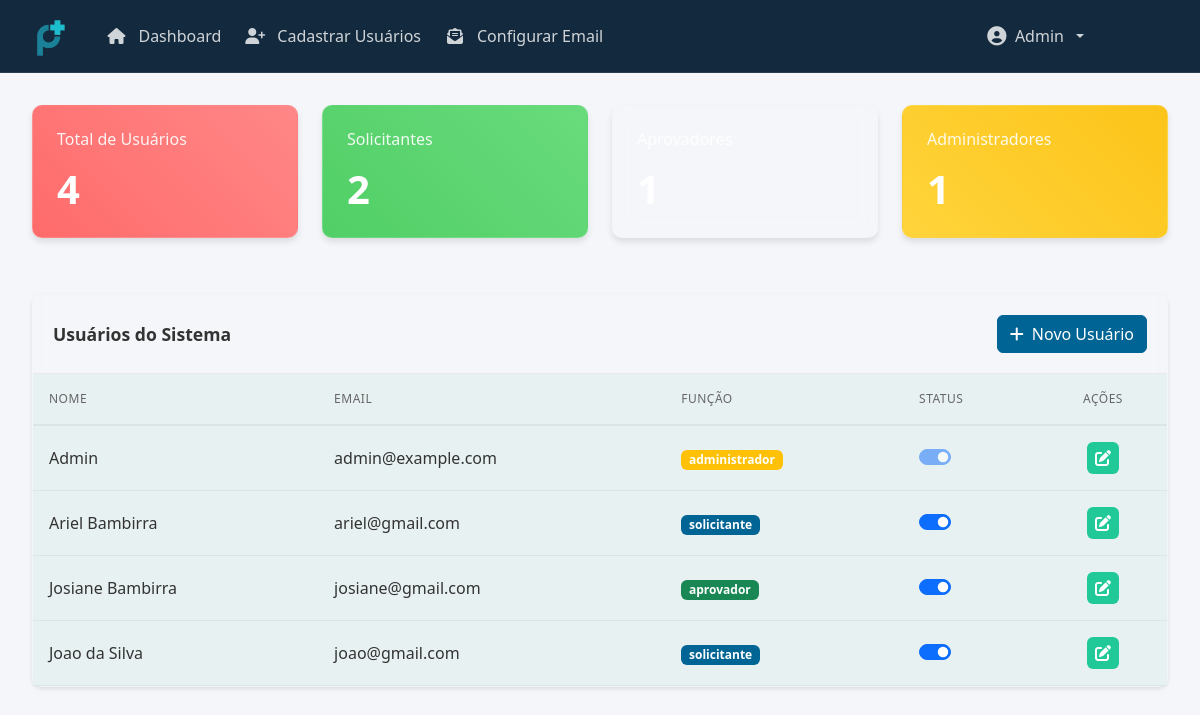
The page /admin_dashboard (signed in) on the database as committed earlier.
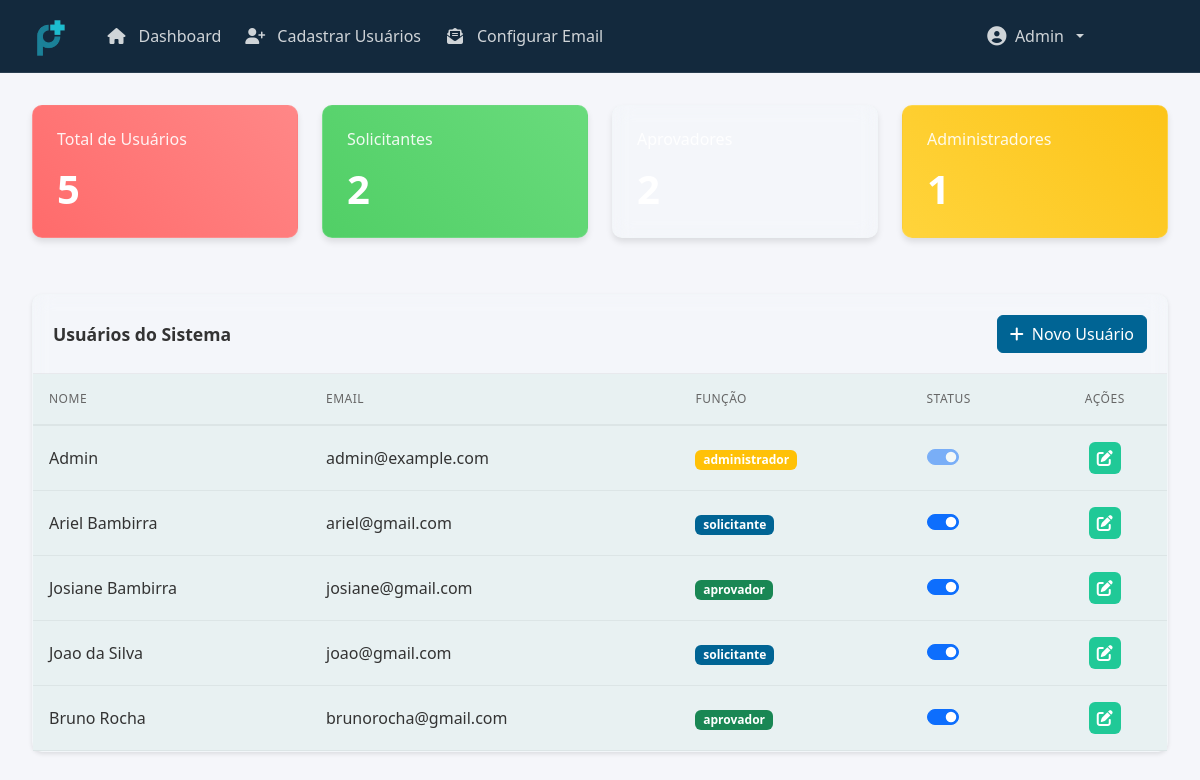
The same page on the database as committed later.
### models.py (models this page shows, shortened)
class User(UserMixin, db.Model):
    id = db.Column(db.Integer, primary_key=True)
    name = db.Column(db.String(100), nullable=False)
    email = db.Column(db.String(120), unique=True, nullable=False)
    password = db.Column(db.String(200), nullable=False)
    contact = db.Column(db.String(20))
    role = db.Column(db.String(20), nullable=False)  # 'administrador', 'aprovador', 'solicitante'
    is_active = db.Column(db.Boolean, default=True)
    budgets_requested = db.relationship('Budget', backref='solicitante', lazy=True, foreign_keys='Budget.solicitante_id')
    budgets_approved = db.relationship('Budget', backref='aprovador', lazy=True, foreign_keys='Budget.aprovador_id')

### routes.py (the view)
@app.route('/admin_dashboard')
@login_required
def admin_dashboard():
    if current_user.role != 'administrador':
        flash('Acesso negado. Você não tem permissão para acessar esta página.', 'danger')
        return redirect(url_for('dashboard'))
    users = User.query.all()
    total_users = len(users)
    solicitantes = sum(1 for u in users if u.role == 'solicitante')
    aprovadores = sum(1 for u in users if u.role == 'aprovador')
    administradores = sum(1 for u in users if u.role == 'administrador')
    budgets = Budget.query.all()
    user_pendente = sum(1 for b in budgets if b.solicitante_id == current_user.id and b.status == 'pendente')
    user_aprovado = sum(1 for b in budgets if b.solicitante_id == current_user.id and b.status == 'aprovado')
    user_rejeitado = sum(1 for b in budgets if b.solicitante_id == current_user.id and b.status == 'rejeitado')
    return render_template('admin_dashboard.html',
                         budgets=budgets,
                         users=users,
                         total_users=total_users,
                         solicitantes=solicitantes,
                         aprovadores=aprovadores,
                         administradores=administradores,
                         user_pendente=user_pendente,
                         user_aprovado=user_aprovado,
                         user_rejeitado=user_rejeitado)

### app.py (called while the page is built)
def create_app():
    app = Flask(__name__)
    app.config.from_object(Config)
    if not os.path.exists(app.config['UPLOAD_FOLDER']):
        os.makedirs(app.config['UPLOAD_FOLDER'])
    db.init_app(app)
    login_manager.init_app(app)
    mail.init_app(app)
    migrate.init_app(app, db)
    csrf.init_app(app)
    login_manager.login_view = 'login'
    @login_manager.user_loader
    def load_user(user_id):
        from models import User
        return User.query.get(int(user_id))
    return app

### templates/admin_dashboard.html (shortened to what this page needs)
{% extends "base.html" %}
{% block content %}
<div class="dashboard-wrapper">
    <div class="container-fluid main-container">
        <div class="row g-4 section-gap">
            <div class="col-md-3">
                <div class="card status-card pending">
                    <div class="card-body">
                        <h6 class="card-title">Total de Usuários</h6>
                        <h2 class="display-4">{{ total_users }}</h2>
                    </div>
                </div>
            </div>
            <div class="col-md-3">
                <div class="card status-card approved">
                    <div class="card-body">
                        <h6 class="card-title">Solicitantes</h6>
                        <h2 class="display-4">{{ solicitantes }}</h2>
                    </div>
                </div>
            </div>
            <div class="col-md-3">
                <div class="card status-card info">
                    <div class="card-body">
                        <h6 class="card-title">Aprovadores</h6>
                        <h2 class="display-4">{{ aprovadores }}</h2>
                    </div>
                </div>
            </div>
            <div class="col-md-3">
                <div class="card status-card warning">
                    <div class="card-body">
                        <h6 class="card-title">Administradores</h6>
                        <h2 class="display-4">{{ administradores }}</h2>
                    </div>
                </div>
            </div>
        </div>
        <div class="row mt-4">
            <div class="col-12">
                <div class="card">
                    <div class="card-header d-flex justify-content-between align-items-center">
                        <h5 class="mb-0">Usuários do Sistema</h5>
                        <a href="{{ url_for('register') }}" class="btn btn-primary">
                            <i class="fas fa-plus me-2"></i>Novo Usuário
                        </a>
                    </div>
                    <div class="card-body p-0">
                        <div class="table-responsive">
                            <table class="table table-hover mb-0">
                                <thead>
                                    <tr>
                                        <th>Nome</th>
                                        <th>Email</th>
                                        <th>Função</th>
                                        <th>Status</th>
                                        <th class="text-center">Ações</th>
                                    </tr>
                                </thead>
                                <tbody>
                                    {% for user in users %}
                                    <tr>
                                        <td>{{ user.name }}</td>
                                        <td>{{ user.email }}</td>
                                        <td>
                                            <span class="badge {% if user.role == 'solicitante' %}bg-primary{% elif user.role == 'aprovador' %}bg-success{% else %}bg-warning{% endif %}">
                                                {{ user.role }}
                                            </span>
                                        </td>
                                        <td>
                                            <div class="form-check form-switch">
                                                <input class="form-check-input" type="checkbox"
                                                       {% if user.is_active %}checked{% endif %}
                                                       onchange="toggleUserStatus({{ user.id }})"
                                                       {% if user.id == current_user.id %}disabled{% endif %}>
                                            </div>
                                        </td>
                                        <td class="text-center">
                                            <div class="action-buttons">
                                                <button class="btn action-button edit" onclick="editUser({{ user.id }})" title="Editar">
                                                    <i class="fas fa-edit"></i>
                                                </button>
                                            </div>
                                        </td>
                                    </tr>
                                    {% endfor %}
                                </tbody>
                            </table>
                        </div>
                    </div>
                </div>
            </div>
        </div>
    </div>
</div>
{% endblock %}

### templates/base.html (shortened to what this page needs)
<!DOCTYPE html>
<html lang="pt-br">
<head>
    <link href="https://cdn.jsdelivr.net/npm/bootstrap@5.3.0/dist/css/bootstrap.min.css" rel="stylesheet">
    <link href="https://cdnjs.cloudflare.com/ajax/libs/font-awesome/6.4.0/css/all.min.css" rel="stylesheet">
    <link href="{{ url_for('static', filename='css/base.css') }}" rel="stylesheet">
</head>
<body>
    <div class="toast-container position-fixed top-0 end-0 p-3">
    </div>
    <div class="content-wrapper">
        {% if not request.endpoint == 'login' and not request.endpoint == 'reset_password_request' and not request.endpoint == 'reset_password' %}
        <nav class="navbar navbar-expand-lg">
            <div class="container-fluid">
                <a class="navbar-brand" href="{{ url_for('dashboard') }}">
                    <img src="{{ url_for('static', filename='img/logo-planeje.png') }}" alt="Logo Planeje+" height="40">
                </a>
                <div class="collapse navbar-collapse" id="navbarNav">
                    {% if current_user.is_authenticated %}
                    <ul class="navbar-nav me-auto">
                        <li class="nav-item">
                            <a class="nav-link {% if request.endpoint == 'dashboard' %}active{% endif %}" href="{{ url_for('dashboard') }}">
                                <i class="fas fa-home me-1"></i>Dashboard
                            </a>
                        </li>
                        {% if current_user.role == 'administrador' %}
                        <li class="nav-item">
                            <a class="nav-link {% if request.endpoint == 'register' %}active{% endif %}" href="{{ url_for('register') }}">
                                <i class="fas fa-user-plus me-1"></i>Cadastrar Usuários
                            </a>
                        </li>
                        <li class="nav-item">
                            <a class="nav-link {% if request.endpoint == 'email_config' %}active{% endif %}" href="{{ url_for('email_config') }}">
                                <i class="fas fa-envelope-open-text me-1"></i>Configurar Email
                            </a>
                        </li>
                        {% endif %}
                    </ul>
                    <div class="header-user-menu">
                        <ul class="navbar-nav">
                            <li class="nav-item dropdown">
                                <a class="nav-link dropdown-toggle user-menu" href="#"
                                   id="userDropdown" role="button"
                                   data-bs-toggle="dropdown">
                                    <i class="fas fa-user-circle"></i>
                                    <span>{{ current_user.name }}</span>
                                </a>
                            </li>
                        </ul>
                    </div>
                    {% endif %}
                </div>
            </div>
        </nav>
        {% endif %}
        {% block content %}{% endblock %}
    </div>
</body>
</html>

### static/css/base.css (style rules this page uses)
:root { --primary-color: #0066b3; --primary-dark: #005294; --primary-light: #e6f3ff; --success-color: #43A047; --warning-color: #FFA000; --danger-color: #E53935; --text-primary: #333333; --text-secondary: #666666; --background-main: #f5f6fa; --background-dark: #1e2632; --border-color: #e0e0e0; }
body { background-color: var(--background-main); color: var(--text-primary); min-height: 100vh; transition: background-color 0.3s ease, color 0.3s ease; }
.main-container { padding: 2rem; min-height: calc(100vh - 70px); padding-top: 2rem; }
.card { border: none; box-shadow: 0 2px 4px rgba(0,0,0,0.1); border-radius: 10px; background: white; margin-bottom: 1.5rem; transition: all 0.3s ease; border: 1px solid rgba(0,0,0,0.1); }
.card-header { background-color: transparent; border-bottom: 1px solid rgba(0,0,0,0.05); padding: 1.25rem; border-radius: 10px 10px 0 0; }
.card-header h5 { color: var(--text-primary); font-weight: 600; font-size: 1.1rem; margin: 0; }
.card-body { padding: 1.25rem; }
.table { margin-bottom: 0; --bs-table-hover-bg: rgba(0, 0, 0, 0.02); background-color: white; color: var(--text-primary); border-color: var(--border-color); }
.table th { font-weight: 500; color: var(--text-secondary); border-bottom: 2px solid rgba(0, 0, 0, 0.05); padding: 1rem; font-size: 0.75rem; text-transform: uppercase; letter-spacing: 0.5px; }
.table td { padding: 1rem; vertical-align: middle; color: var(--text-primary); border-bottom: 1px solid rgba(0, 0, 0, 0.05); }
.table tbody tr { transition: background-color 0.15s ease; }
.action-buttons { display: flex; justify-content: center; gap: 8px; }
.action-button { width: 32px; height: 32px; padding: 0; display: flex; align-items: center; justify-content: center; border-radius: 6px; border: none; transition: all 0.2s; color: white; }
.action-button.edit { background-color: #20c997; }
.status-card { border: none; border-radius: 10px; transition: transform 0.2s; box-shadow: 0 4px 6px rgba(0, 0, 0, 0.1); }
.status-card .card-body { padding: 1.5rem; color: white; }
.status-card .card-title { font-size: 1rem; font-weight: 500; margin-bottom: 1rem; opacity: 0.9; }
.status-card .display-4 { font-size: 2.5rem; font-weight: 600; margin: 0; }
.status-card.pending { background: linear-gradient(45deg, #ff6b6b, #ff8787); }
.status-card.approved { background: linear-gradient(45deg, #51cf66, #69db7c); }
.status-card.warning { background: linear-gradient(45deg, #ffd43b, #fcc419); }
.navbar { background-color: #1e2632 !important; padding: 1rem; border-bottom: 1px solid rgba(255, 255, 255, 0.1); }
.navbar-brand img { height: 40px; }
.navbar-brand { padding: 0; margin-right: 2rem; }
.navbar-nav { margin-right: 30px; }
.navbar-nav .nav-item { margin-right: 20px; }
.navbar-nav .nav-link { padding: 8px 15px; }
.header-user-menu { margin-left: auto; padding-right: 30px; }
.header-user-menu .nav-link { display: flex; align-items: center; gap: 8px; }
.navbar .nav-link { color: rgba(255, 255, 255, 0.8) !important; font-weight: 500; display: flex; align-items: center; gap: 8px; padding: 8px 16px; border-radius: 6px; transition: all 0.3s ease; }
.navbar .nav-link i { font-size: 16px; width: 20px; text-align: center; }
.navbar .nav-item:not(:last-child) { margin-right: 8px; }
.header-user-menu .nav-link { display: flex; align-items: center; gap: 0.5rem; padding: 0.5rem 1rem; }
.header-user-menu .nav-link i { font-size: 1.2rem; }
.header-user-menu { display: flex; align-items: center; }
.section-gap { margin-bottom: 2rem; }
.dashboard-wrapper { position: relative; min-height: 100vh; }
.dashboard-wrapper { animation: fadeIn 0.3s ease-out; }
.status-card { animation: fadeIn 0.3s ease-out; }

Rows that differ between the two databases and show on the page:
added User: name "Bruno Rocha", email "brunorocha@gmail.com", role "aprovador", is_active "☑"
Other text that changed with them:
{{ total_users }}: "4" → "5"
